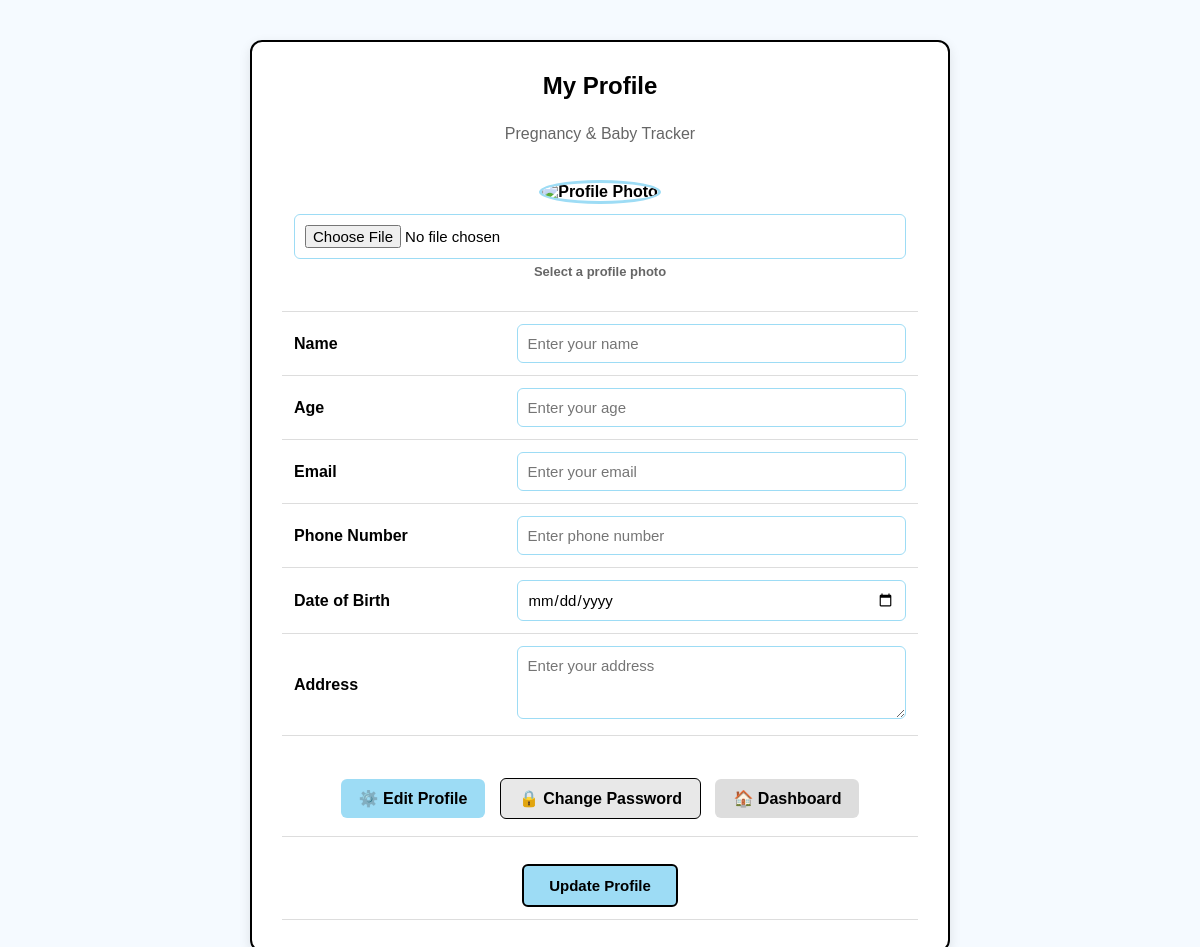
/User/Profile/ (signed in), run on an earlier commit of the app's database.
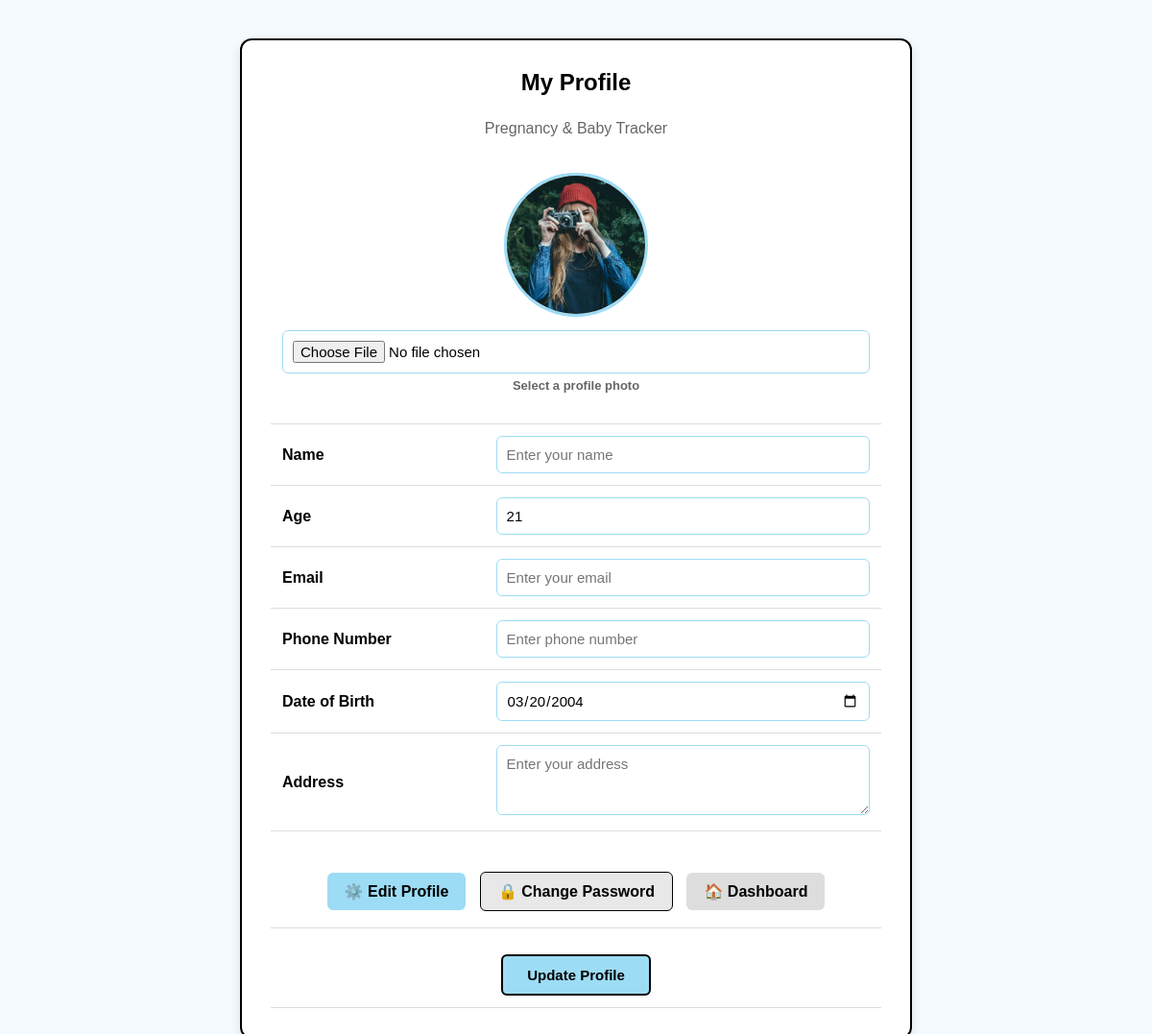
And on a later commit of the database.
### User/models.py (models this page shows, shortened)
class tbl_UserProfile(models.Model):
    registration = models.OneToOneField(
        'Guest.tbl_registration',
        on_delete=models.CASCADE,
        related_name='user_profile'
    )
    age = models.IntegerField(null=True, blank=True)
    date_of_birth = models.DateField(
        null=True,
        blank=True
    )
    profile_photo = models.ImageField(
        upload_to='profile_photos/',
        null=True,
        blank=True
    )

### User/views.py (the view)
# urls.py: path('Profile/', views.Profile, name='Profile'),
def Profile(request):
    user,response=guard(request)
    if response:return response
    profile, _=tbl_UserProfile.objects.get_or_create(user=user,defaults={'contact':user.user_contact,'address':user.user_address})
    return render(request,'User/Profile.html',{'user':user,'profile':profile})

### User/views.py (called while the page is built)
def current_user(request):
    uid = request.session.get('user_id')
    if not uid or request.session.get('role') != 'USER':
        return None
    return tbl_registration.objects.filter(id=uid, is_active=True).first()

def guard(request):
    user = current_user(request)
    if not user:
        return None, redirect('Guest:Login')
    return user, None

### User/Templates/User/Profile.html (shortened to what the changed rows need)
{% load static %}
<!DOCTYPE html>
<html lang="en">
<head>
</head>
<body>
    <div class="profile-box">
        <h2>My Profile</h2>
        <form method="POST" enctype="multipart/form-data">
            <table>
                <tr>
                    <td colspan="2">
                        <div class="photo-box">
                            {% if profile.profile_photo %}
                                <img
                                    src="{{ profile.profile_photo.url }}"
                                    class="profile-photo"
                                    alt="Profile Photo"
                                >
                            {% else %}
                                <img
                                    src="{% static 'Images/Profile.png' %}"
                                    class="profile-photo"
                                    alt="Profile Photo"
                                >
                            {% endif %}
                            <br>
                            <input
                                type="file"
                                name="profile_photo"
                                accept="image/*"
                            >
                            <div class="photo-name">
                                Select a profile photo
                            </div>
                        </div>
                    </td>
                </tr>
                <tr>
                    <td>
                        <input
                            type="number"
                            name="age"
                            value="{{ profile.age|default:'' }}"
                            placeholder="Enter your age"
                            min="1"
                            max="120"
                        >
                    </td>
                </tr>
                <tr>
                    <td>
                        <input
                            type="date"
                            name="date_of_birth"
                            value="{{ profile.date_of_birth|date:'Y-m-d' }}"
                        >
                    </td>
                </tr>
            </table>
        </form>
    </div>
</body>
</html>

What changed in the data, as far as the page shows it:
now on this page (row edited): tbl_UserProfile: profile_photo (picture), age "21", date_of_birth "03/20/2004"
